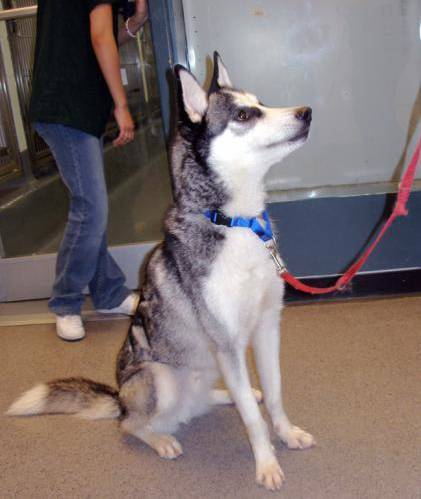
#> input picture opencv-introduction/test_set/dogs/dog.4001.jpg, 421 x 499 px; its folder holds only this picture in this run
$ jupyter execute --allow-errors cat-dog-classifier.ipynb
#> lines starting #> are read from the running program, lines starting #| are printed output that depends on the picture
## Pet Classifier w/ Scikit Learn

### Prepare Data

[cell 1]
# Empty Images and non Empty Car Images
import cv2
from glob import glob
import numpy as np
import matplotlib.pylab as plt
from skimage.feature import hog

data = []
labels = []
fixed_size = 128

dogs = glob('./catsvsdogs/dogs/*.jpg')
cats = glob('./catsvsdogs/cats/*.jpg')

for path in cats:
    image = cv2.imread(path, cv2.IMREAD_GRAYSCALE)
    image = cv2.resize(image, (fixed_size, fixed_size))
    features = hog(
        image,
        orientations=9,
        pixels_per_cell=(8, 8),
        cells_per_block=(2, 2),
        block_norm='L2-Hys'
    )
    data.append(features)
    labels.append(0)

for path in dogs:
    image = cv2.imread(path, cv2.IMREAD_GRAYSCALE)
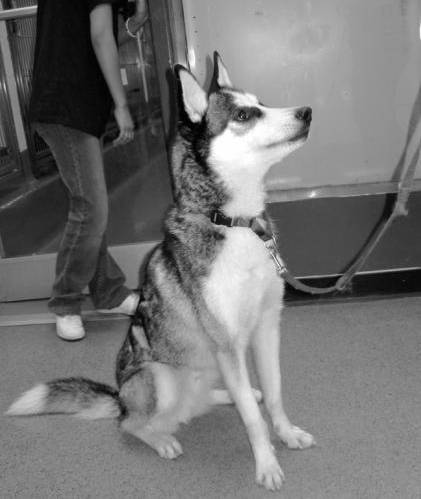
#> image: shape (499, 421); min 0, max 255, mean 115.9
    image = cv2.resize(image, (fixed_size, fixed_size))
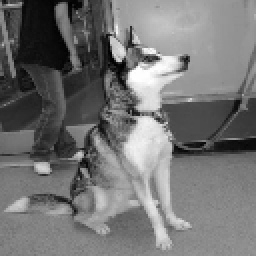
#> image: shape (128, 128) (shown 2 times larger); min 0, max 255, mean 115.8
    features = hog(
        image,
        orientations=9,
        pixels_per_cell=(8, 8),
        cells_per_block=(2, 2),
        block_norm='L2-Hys'
    )
#> features = 8100 values, max 0.529 at index 5368, min 0 at index 266, mean 0.131
    data.append(features)
    labels.append(1)

data = np.array(data)
labels = np.array(labels)

$ run again, on opencv-introduction/test_set/dogs/dog.4056.jpg
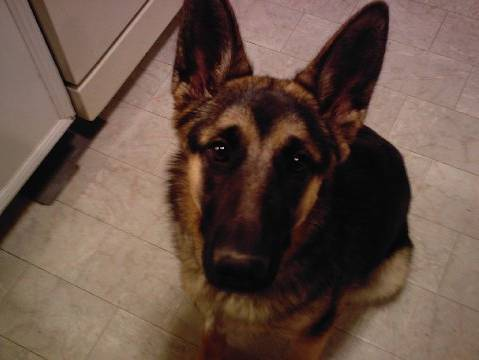
#> input picture opencv-introduction/test_set/dogs/dog.4056.jpg, 479 x 360 px
#> `image = cv2.imread(path, cv2.IMREAD_GRAYSCALE)`:
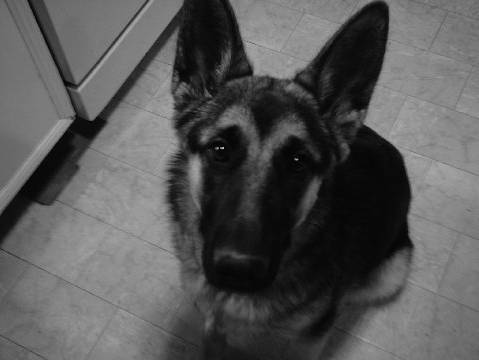
#> image: shape (360, 479); min 0, max 191, mean 86.6
#> `image = cv2.resize(image, (fixed_size, fixed_size))`:
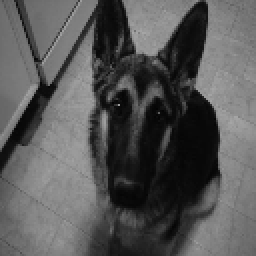
#> image: shape (128, 128) (shown 2 times larger); min 2, max 166, mean 86.5
#> features = 8100 values, max 0.538 at index 5824, min 0 at index 31, mean 0.129

$ run again, on opencv-introduction/test_set/dogs/dog.4064.jpg
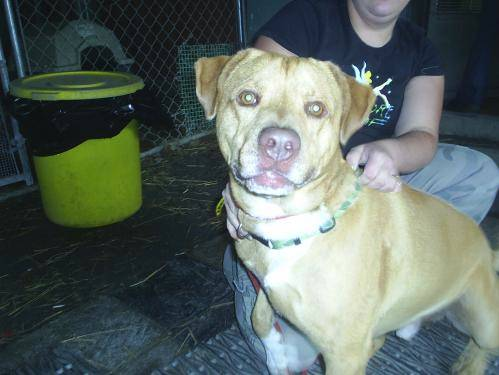
#> input picture opencv-introduction/test_set/dogs/dog.4064.jpg, 499 x 375 px
#> `image = cv2.imread(path, cv2.IMREAD_GRAYSCALE)`:
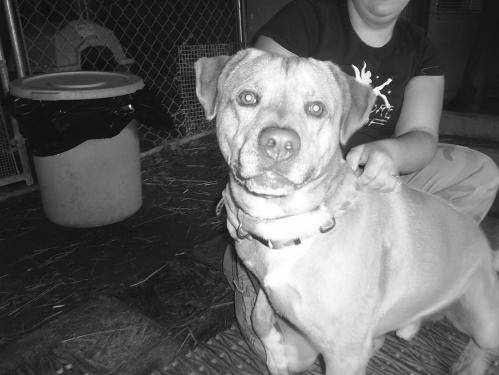
#> image: shape (375, 499); min 0, max 255, mean 101.5
#> `image = cv2.resize(image, (fixed_size, fixed_size))`:
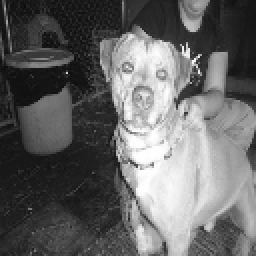
#> image: shape (128, 128) (shown 2 times larger); min 10, max 255, mean 101.4
#> features = 8100 values, max 0.516 at index 6828, min 0 at index 336, mean 0.136

$ run again, on opencv-introduction/test_set/dogs/dog.4070.jpg
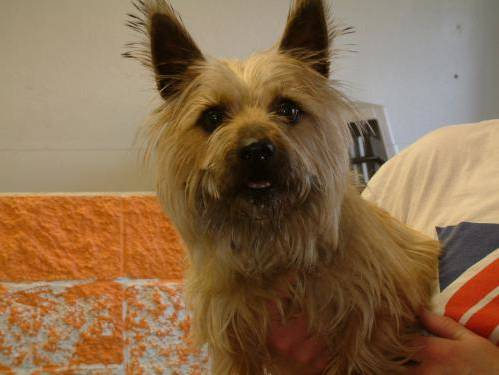
#> input picture opencv-introduction/test_set/dogs/dog.4070.jpg, 499 x 375 px
#> `image = cv2.imread(path, cv2.IMREAD_GRAYSCALE)`:
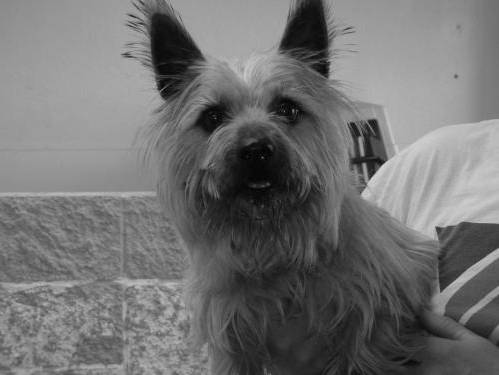
#> image: shape (375, 499); min 0, max 219, mean 112.9
#> `image = cv2.resize(image, (fixed_size, fixed_size))`:
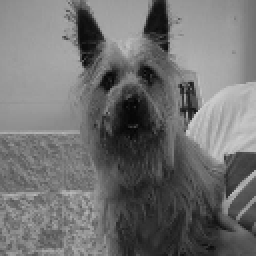
#> image: shape (128, 128) (shown 2 times larger); min 3, max 206, mean 112.8
#> features = 8100 values, max 0.622 at index 279, min 0 at index 7, mean 0.137

$ run again, on opencv-introduction/test_set/dogs/dog.4023.jpg
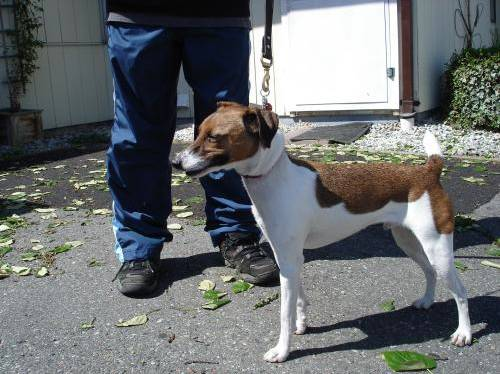
#> input picture opencv-introduction/test_set/dogs/dog.4023.jpg, 500 x 374 px
#> `image = cv2.imread(path, cv2.IMREAD_GRAYSCALE)`:
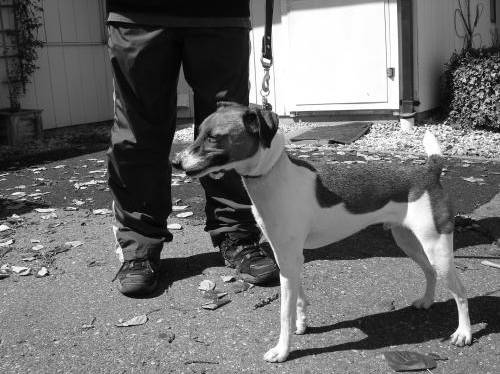
#> image: shape (374, 500); min 0, max 255, mean 108.9
#> `image = cv2.resize(image, (fixed_size, fixed_size))`:
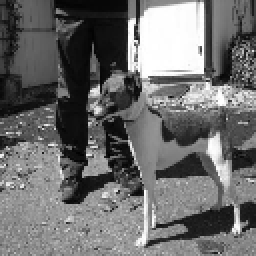
#> image: shape (128, 128) (shown 2 times larger); min 0, max 255, mean 108.8
#> features = 8100 values, max 0.653 at index 1966, min 0 at index 125, mean 0.134
